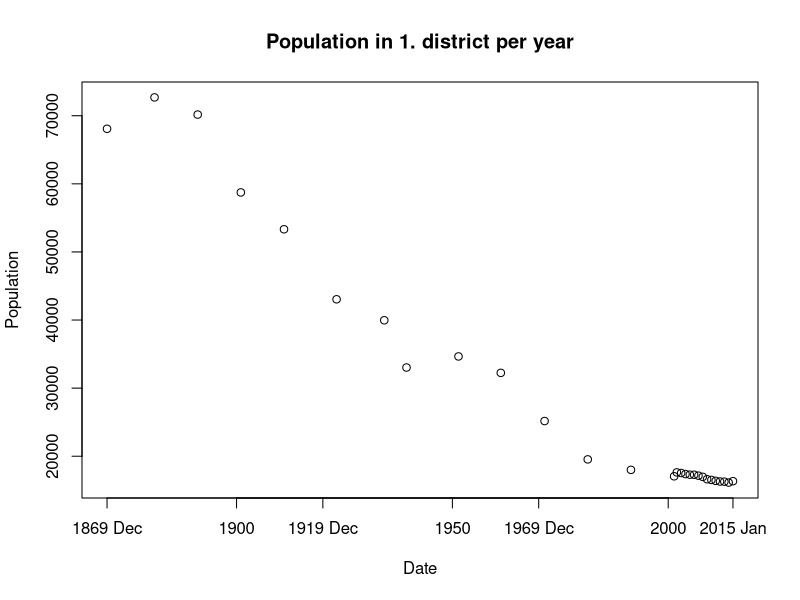
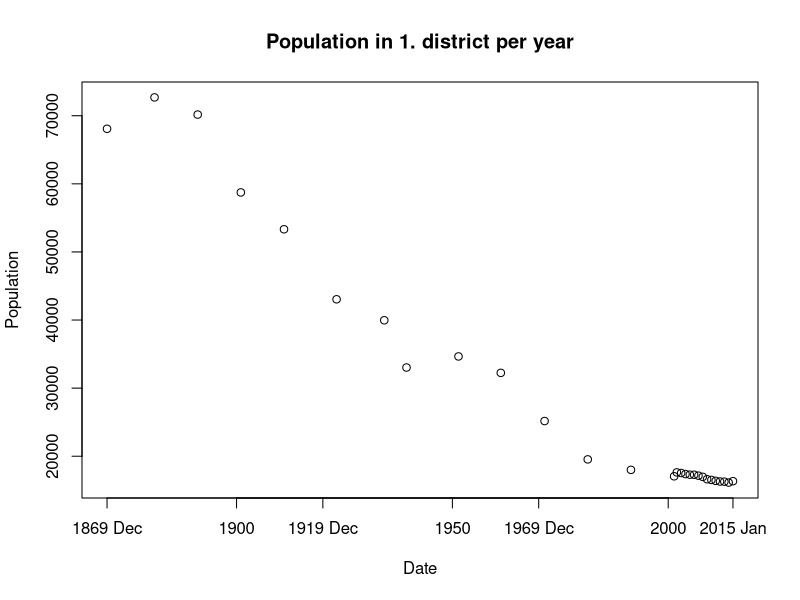
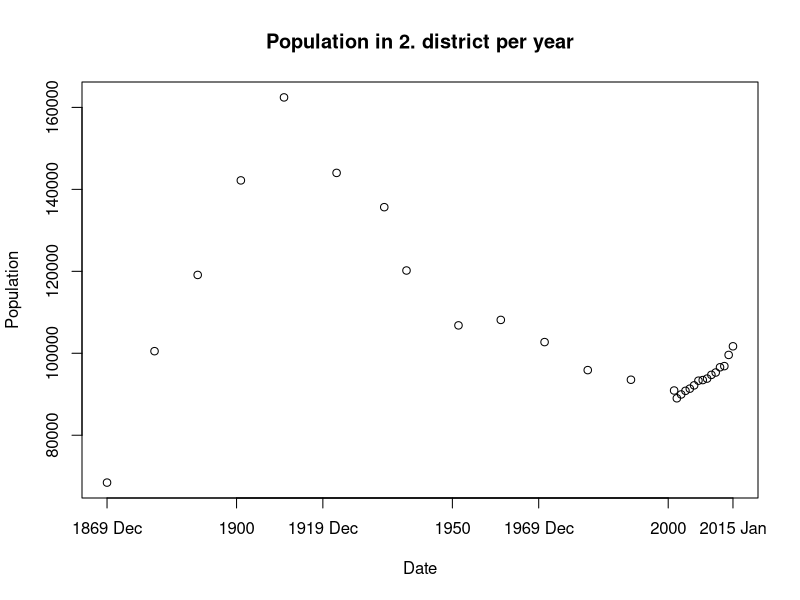
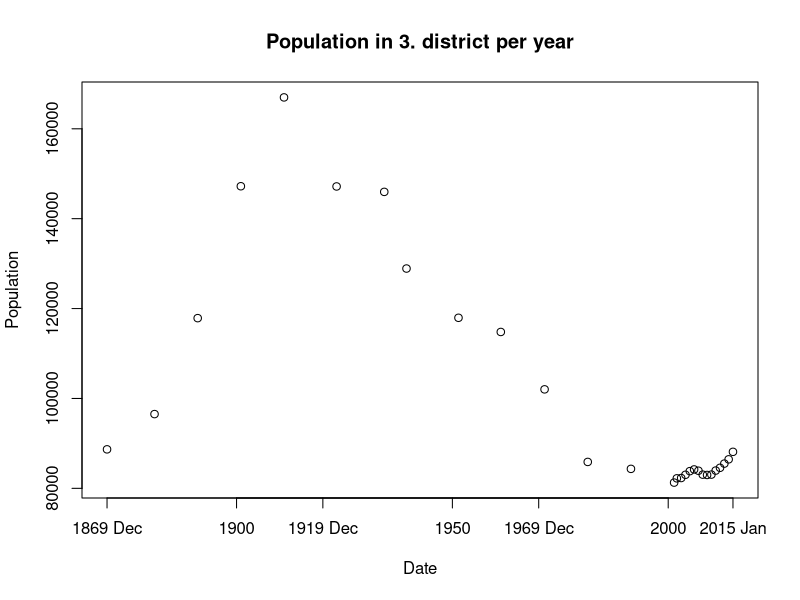
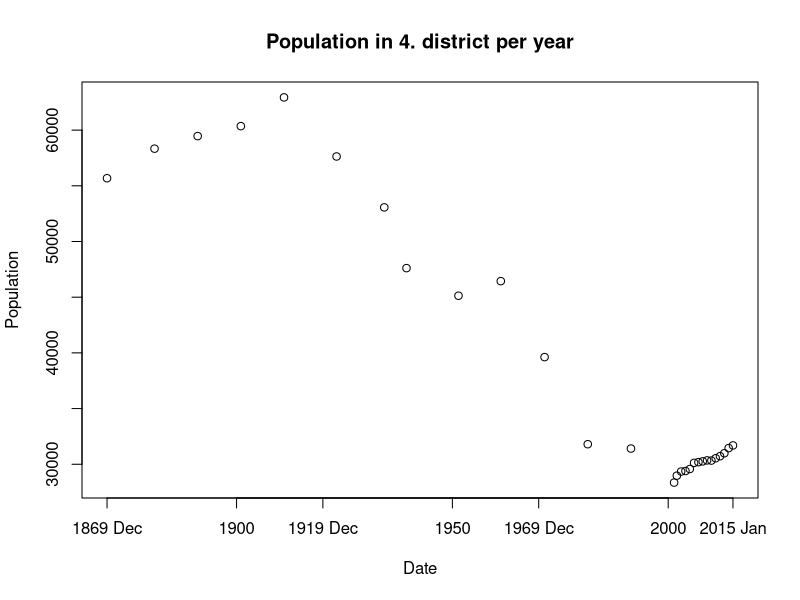
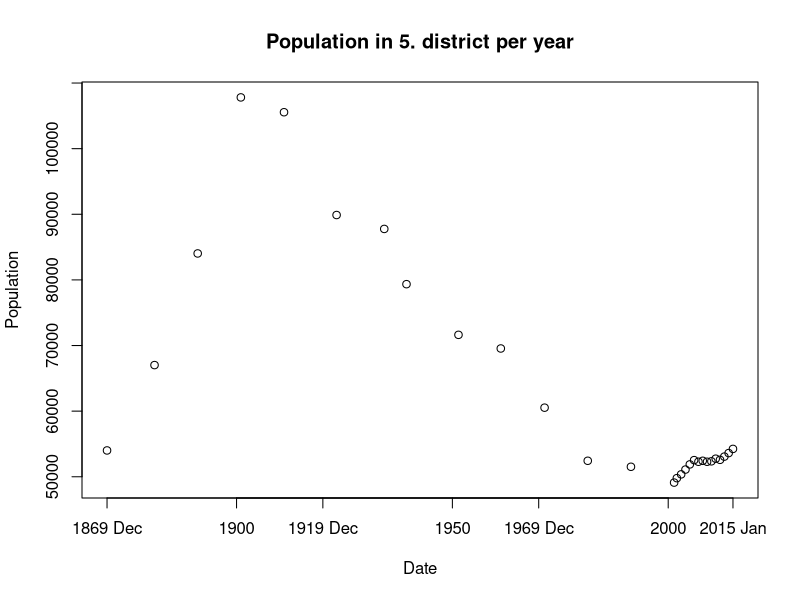
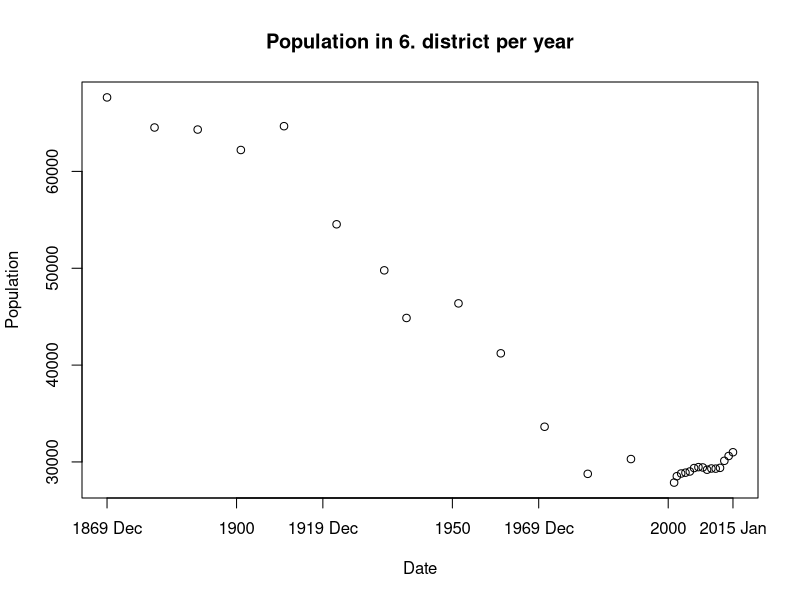
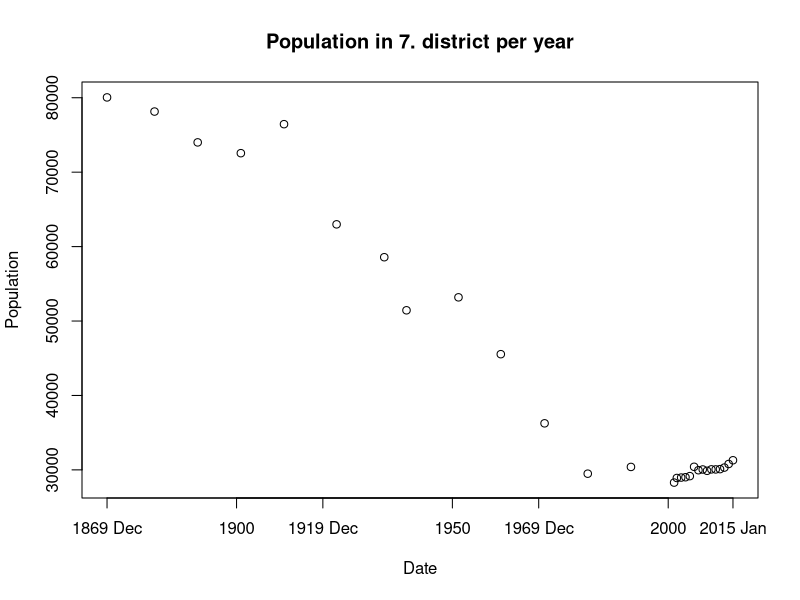

R code for these plots, in order:
library(corrplot)

data <- read.csv2("data/vie_101.csv", skip = 1)

# clean dataset
data <- data[,!(names(data) %in% c("NUTS1", "NUTS2", "NUTS3", "SUB_DISTRICT_CODE"))]  # remove artificial identifiers
data$REF_DATE <- as.character(data$REF_DATE)
data$REF_DATE <- as.Date(data$REF_DATE, format = "%Y%m%d")
data$DISTRICT_CODE <- as.factor((data$DISTRICT_CODE - 90000) / 100)  # convert District codes (90100) to categorical district numbers (1)

# plot population trend for each district
plot.pop <- function(district) {
  data <- data[data$DISTRICT_CODE == district,]
  title <- paste("Population in ", district, ". district per year", sep = "")
  plot(POP_TOTAL ~ REF_DATE, data, main = title, xlab = "Date", ylab = "Population")
  axis.Date(1, at = c(seq(min(data$REF_DATE), max(data$REF_DATE), by = "50 years"), max(data$REF_DATE)))
}

plot.pop(1)
sapply(data$DISTRICT_CODE, plot.pop)

# regress trend lines
model <- lm(POP_TOTAL ~ DISTRICT_CODE + REF_DATE, data)
summary(model)

model <- lm(POP_TOTAL ~ poly(REF_DATE, 6), data[data$DISTRICT_CODE == 23,])
pred <- predict(model)
plot.pop(23)
lines(data[data$DISTRICT_CODE == 23,]$REF_DATE, pred)

# calculate correlation of pop totals per district
corr <- function (n, m) {
  cor(data[data$DISTRICT_CODE == n,]$POP_TOTAL, data[data$DISTRICT_CODE == m,]$POP_TOTAL)
}
corrs <- sapply(1:23, function (n) { sapply(1:23, function (m) { corr(n, m) }) })
corrplot(corrs, type = "upper")
